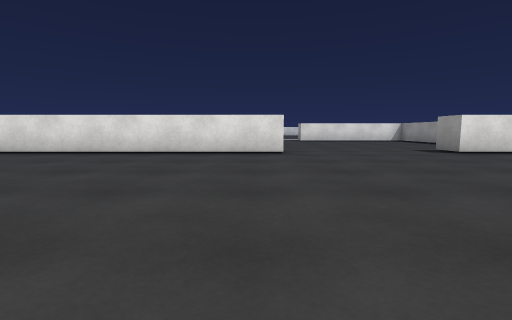
view 1 (above)

21 first-person views from a walk through a scene from a Unity 3-D project. The camera is 0.62 m above the floor, tilts 6° down and sees 85° across. The floor is counted in squares, 1 m on a side. Each view is taken from the middle of a square. On the plan, view 1 faces up. The plan holds only what a view shows up to about 9 squares ahead; the rest is blank. The place goes on beyond the plan. The player is left out. Surface patterns are stand-ins for the level's own textures.

view 2
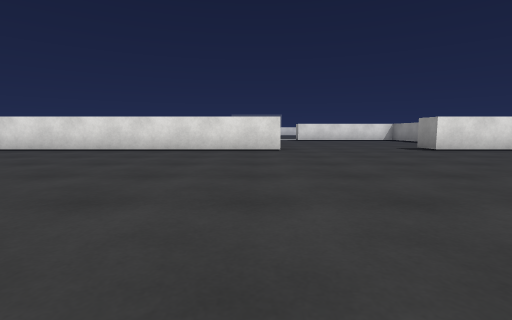

view 3
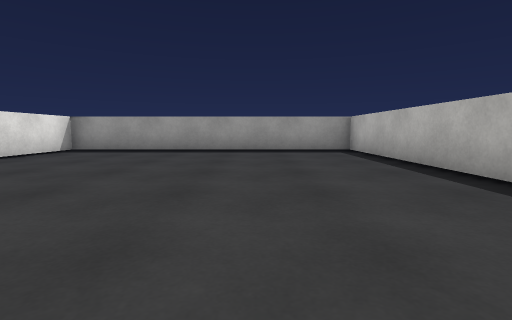

view 4
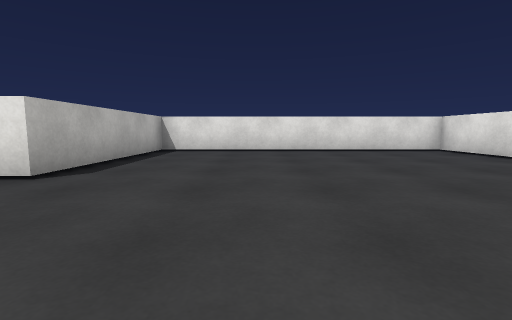

view 5
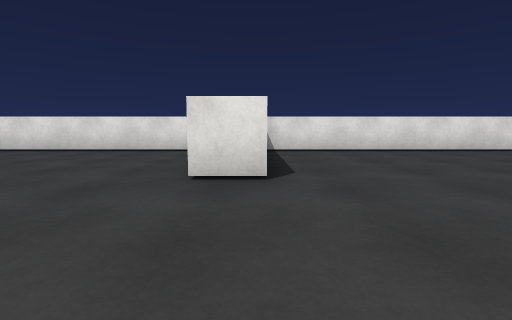

view 6
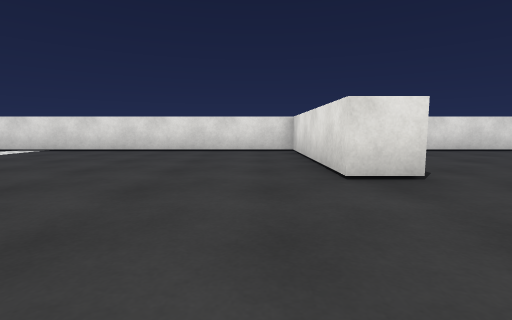

view 7
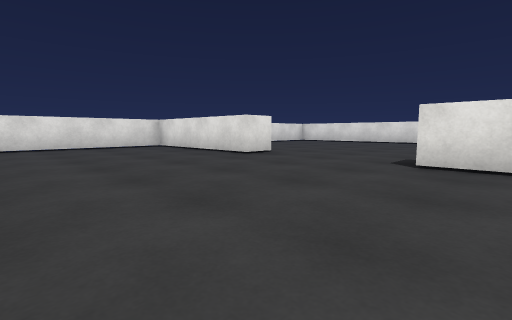

view 8
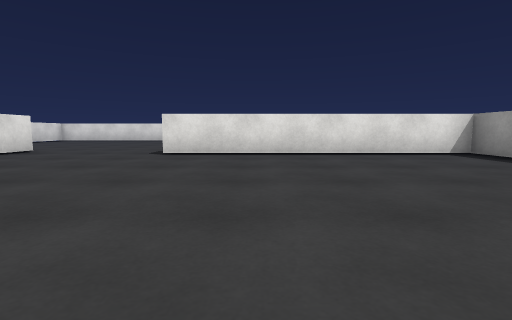

view 9
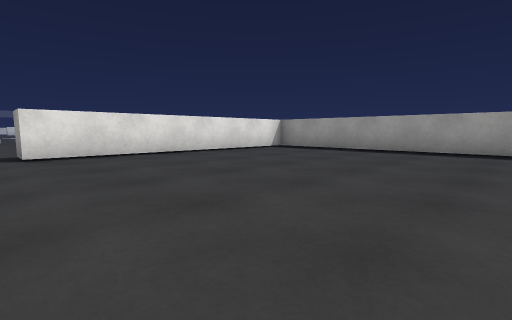

view 10
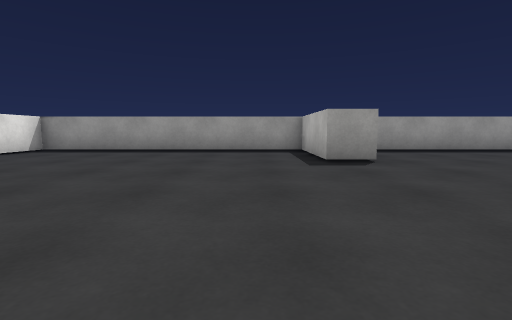

view 11
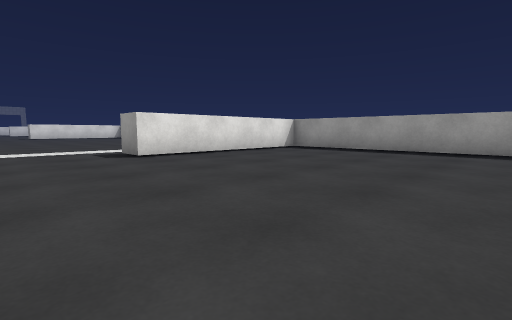

view 12
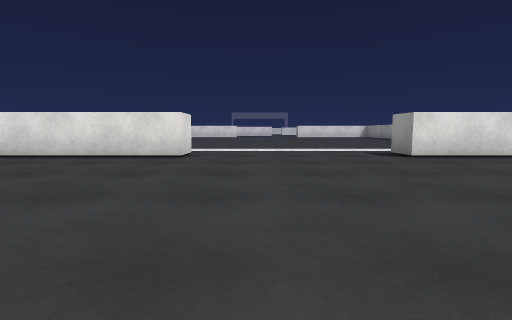

view 13
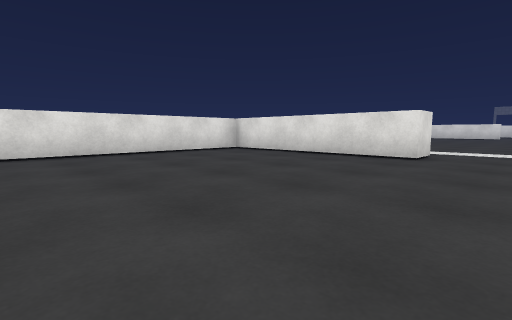

view 14
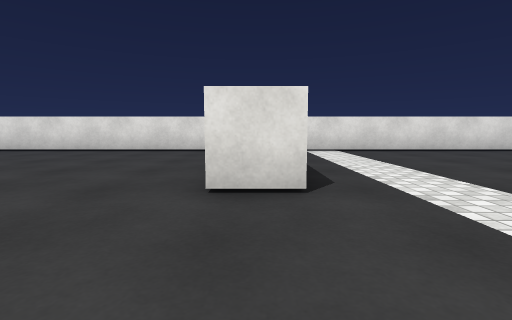

view 15
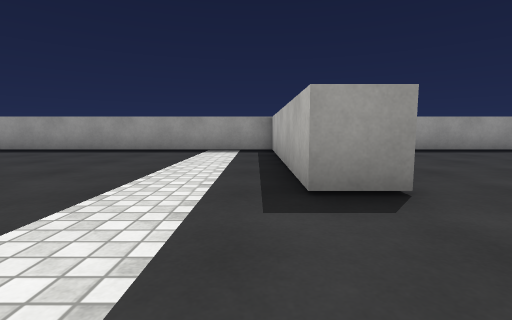

view 16
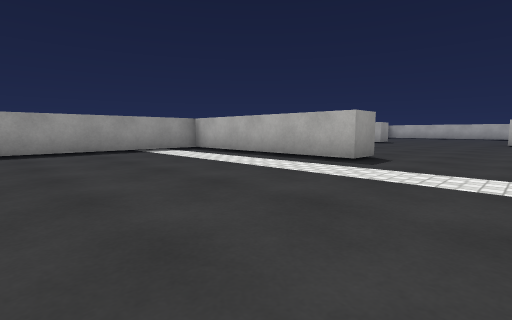

view 17
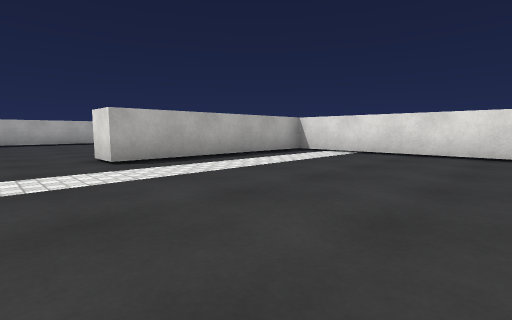

view 18
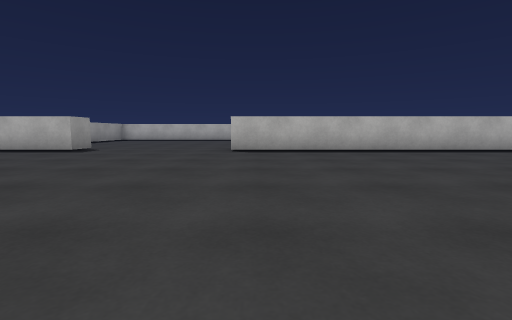

view 19
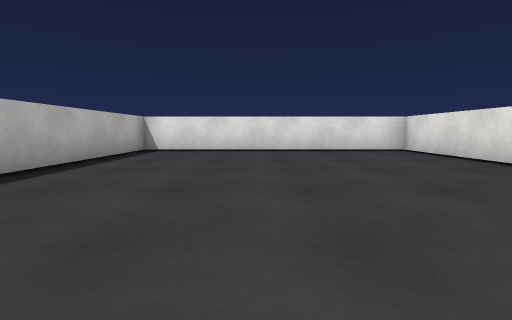

view 20
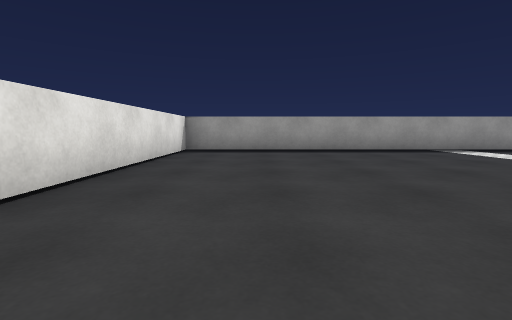

view 21
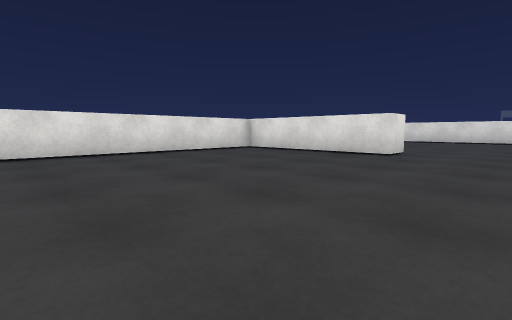

### Floor plan
Points are (right, up) in squares from view 1. A wall is a line through its corners. A room is listed if a view was taken in it or the views show most of it. See-through windows are left out.
Room 1 (views 1, 2, 3, 4, 5, 6, 7, 8, 9, 10, 11, 12, 13, 14, 15, 16, 17, 18, 19, 20, 21)
walls: (0.9, 7.6) (-8.5, 7.6) (-8.5, -0.9) (-3.5, -0.9) (-3.5, -1.9) (-8.5, -1.9) (-8.5, -9.5); (3, -0.9) (8.5, -0.9) (8.5, 7.6) (5.5, 7.6) (5.5, 8.6) (8.5, 8.6) (8.5, 16.5) (2.6, 16.5) (2.6, 17.5) (8.2, 17.5); (8.5, 17.4) (8.5, 23.5); (-8.5, 23.5) (-8.5, 17.5) (-2.7, 17.5) (-2.7, 16.5) (-8.5, 16.5) (-8.5, 8.6) (0.8, 8.6); (8.5, -9.5) (8.5, -1.9) (0.6, -1.9) (0.6, -0.9)

Positions as (right, up) in squares from view 1, and headings:
1: (0, 0), facing up
2: (0, -1), facing up
3: (0, 2), facing right
4: (0, 2), facing left
5: (0, -1), facing left
6: (0, -3), facing left
7: (2, -7), facing up-left
8: (3, -9), facing up
9: (0, -9), facing up-right
10: (0, 10), facing right
11: (0, 10), facing up-right
12: (-1, 10), facing up
13: (-1, 10), facing up-left
14: (0, 17), facing left
15: (0, 18), facing right
16: (0, 23), facing down-right
17: (-1, 23), facing down-left
18: (0, 17), facing down
19: (0, 12), facing left
20: (0, -4), facing right
21: (-1, -9), facing up-left
